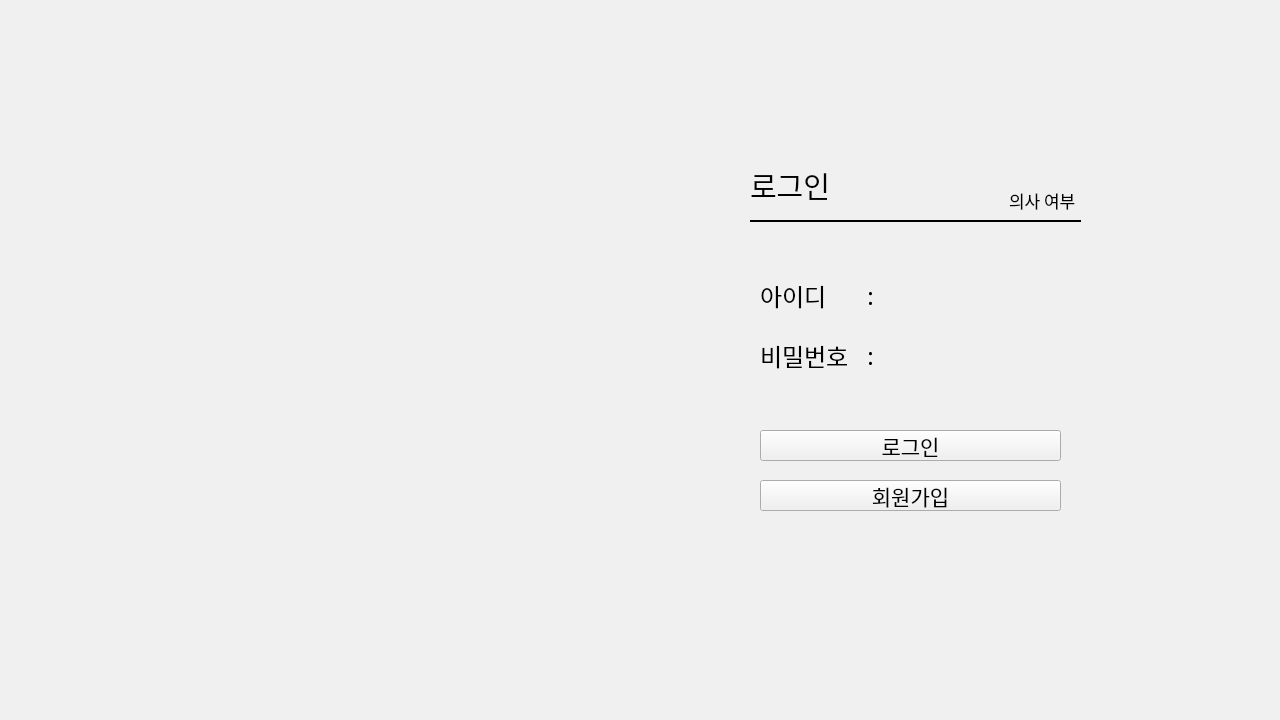
<?xml version="1.0" encoding="UTF-8"?>
<ui version="4.0">
 <class>MainWindow</class>
 <widget class="QMainWindow" name="MainWindow">
  <property name="geometry">
   <rect>
    <x>0</x>
    <y>0</y>
    <width>1280</width>
    <height>720</height>
   </rect>
  </property>
  <property name="windowTitle">
   <string>MainWindow</string>
  </property>
  <property name="styleSheet">
   <string notr="true">image: url(:/path2/login_background.png);

background-color: rgb(240, 240, 240);</string>
  </property>
  <widget class="QWidget" name="centralwidget">
   <widget class="QLabel" name="fix_label_4">
    <property name="geometry">
     <rect>
      <x>700</x>
      <y>90</y>
      <width>421</width>
      <height>521</height>
     </rect>
    </property>
    <property name="text">
     <string/>
    </property>
    <property name="pixmap">
     <pixmap>images/login_background_2.png</pixmap>
    </property>
    <property name="scaledContents">
     <bool>true</bool>
    </property>
   </widget>
   <widget class="QLabel" name="fix_label">
    <property name="geometry">
     <rect>
      <x>130</x>
      <y>170</y>
      <width>521</width>
      <height>81</height>
     </rect>
    </property>
    <property name="text">
     <string/>
    </property>
    <property name="pixmap">
     <pixmap>images/Balance.png</pixmap>
    </property>
    <property name="scaledContents">
     <bool>false</bool>
    </property>
   </widget>
   <widget class="QLabel" name="fix_label_2">
    <property name="geometry">
     <rect>
      <x>130</x>
      <y>290</y>
      <width>521</width>
      <height>81</height>
     </rect>
    </property>
    <property name="text">
     <string/>
    </property>
    <property name="pixmap">
     <pixmap>images/Rehabilitation.png</pixmap>
    </property>
    <property name="scaledContents">
     <bool>false</bool>
    </property>
    <property name="wordWrap">
     <bool>false</bool>
    </property>
    <property name="openExternalLinks">
     <bool>false</bool>
    </property>
   </widget>
   <widget class="QLabel" name="fix_label_3">
    <property name="geometry">
     <rect>
      <x>130</x>
      <y>400</y>
      <width>521</width>
      <height>101</height>
     </rect>
    </property>
    <property name="text">
     <string/>
    </property>
    <property name="pixmap">
     <pixmap>images/Training.png</pixmap>
    </property>
    <property name="scaledContents">
     <bool>false</bool>
    </property>
   </widget>
   <widget class="QLabel" name="fix_label_5">
    <property name="geometry">
     <rect>
      <x>750</x>
      <y>170</y>
      <width>121</width>
      <height>31</height>
     </rect>
    </property>
    <property name="font">
     <font>
      <family>Noto Sans KR Medium</family>
      <pointsize>22</pointsize>
     </font>
    </property>
    <property name="styleSheet">
     <string notr="true">background-color: rgba(255, 255, 255, 0);</string>
    </property>
    <property name="text">
     <string>로그인</string>
    </property>
   </widget>
   <widget class="QLabel" name="fix_label_6">
    <property name="geometry">
     <rect>
      <x>760</x>
      <y>280</y>
      <width>101</width>
      <height>31</height>
     </rect>
    </property>
    <property name="font">
     <font>
      <family>Noto Sans KR Medium</family>
      <pointsize>18</pointsize>
     </font>
    </property>
    <property name="styleSheet">
     <string notr="true">background-color: rgba(255, 255, 255, 0);</string>
    </property>
    <property name="text">
     <string>아이디</string>
    </property>
   </widget>
   <widget class="QLabel" name="fix_label_8">
    <property name="geometry">
     <rect>
      <x>760</x>
      <y>340</y>
      <width>101</width>
      <height>31</height>
     </rect>
    </property>
    <property name="font">
     <font>
      <family>Noto Sans KR Medium</family>
      <pointsize>18</pointsize>
     </font>
    </property>
    <property name="styleSheet">
     <string notr="true">background-color: rgba(255, 255, 255, 0);</string>
    </property>
    <property name="text">
     <string>비밀번호</string>
    </property>
   </widget>
   <widget class="QLabel" name="fix_label_7">
    <property name="geometry">
     <rect>
      <x>860</x>
      <y>280</y>
      <width>21</width>
      <height>31</height>
     </rect>
    </property>
    <property name="font">
     <font>
      <family>Noto Sans KR Medium</family>
      <pointsize>18</pointsize>
     </font>
    </property>
    <property name="styleSheet">
     <string notr="true">background-color: rgba(255, 255, 255, 0);</string>
    </property>
    <property name="text">
     <string>:</string>
    </property>
    <property name="alignment">
     <set>Qt::AlignCenter</set>
    </property>
   </widget>
   <widget class="QLabel" name="fix_label_9">
    <property name="geometry">
     <rect>
      <x>860</x>
      <y>340</y>
      <width>21</width>
      <height>31</height>
     </rect>
    </property>
    <property name="font">
     <font>
      <family>Noto Sans KR Medium</family>
      <pointsize>18</pointsize>
     </font>
    </property>
    <property name="styleSheet">
     <string notr="true">background-color: rgba(255, 255, 255, 0);</string>
    </property>
    <property name="text">
     <string>:</string>
    </property>
    <property name="alignment">
     <set>Qt::AlignCenter</set>
    </property>
   </widget>
   <widget class="QTextEdit" name="id_label">
    <property name="geometry">
     <rect>
      <x>890</x>
      <y>280</y>
      <width>181</width>
      <height>31</height>
     </rect>
    </property>
    <property name="font">
     <font>
      <pointsize>14</pointsize>
     </font>
    </property>
    <property name="styleSheet">
     <string notr="true">background-color: rgba(255, 255, 255, 0);</string>
    </property>
    <property name="verticalScrollBarPolicy">
     <enum>Qt::ScrollBarAlwaysOff</enum>
    </property>
    <property name="horizontalScrollBarPolicy">
     <enum>Qt::ScrollBarAlwaysOff</enum>
    </property>
   </widget>
   <widget class="QTextEdit" name="pass_label">
    <property name="geometry">
     <rect>
      <x>890</x>
      <y>340</y>
      <width>181</width>
      <height>31</height>
     </rect>
    </property>
    <property name="font">
     <font>
      <pointsize>14</pointsize>
     </font>
    </property>
    <property name="styleSheet">
     <string notr="true">background-color: rgba(255, 255, 255, 0);</string>
    </property>
    <property name="verticalScrollBarPolicy">
     <enum>Qt::ScrollBarAlwaysOff</enum>
    </property>
    <property name="horizontalScrollBarPolicy">
     <enum>Qt::ScrollBarAlwaysOff</enum>
    </property>
   </widget>
   <widget class="Line" name="line">
    <property name="geometry">
     <rect>
      <x>750</x>
      <y>220</y>
      <width>331</width>
      <height>2</height>
     </rect>
    </property>
    <property name="styleSheet">
     <string notr="true">background-color: rgba(255, 255, 255, 0);
border:2px solid rgb(0,0,0);</string>
    </property>
    <property name="orientation">
     <enum>Qt::Horizontal</enum>
    </property>
   </widget>
   <widget class="QPushButton" name="login_button">
    <property name="geometry">
     <rect>
      <x>760</x>
      <y>430</y>
      <width>301</width>
      <height>31</height>
     </rect>
    </property>
    <property name="font">
     <font>
      <family>Noto Sans KR Medium</family>
      <pointsize>16</pointsize>
     </font>
    </property>
    <property name="text">
     <string>로그인</string>
    </property>
   </widget>
   <widget class="QPushButton" name="join_button">
    <property name="geometry">
     <rect>
      <x>760</x>
      <y>480</y>
      <width>301</width>
      <height>31</height>
     </rect>
    </property>
    <property name="font">
     <font>
      <family>Noto Sans KR Medium</family>
      <pointsize>16</pointsize>
     </font>
    </property>
    <property name="text">
     <string>회원가입</string>
    </property>
   </widget>
   <widget class="QCheckBox" name="checkBox">
    <property name="geometry">
     <rect>
      <x>990</x>
      <y>190</y>
      <width>91</width>
      <height>21</height>
     </rect>
    </property>
    <property name="font">
     <font>
      <family>Noto Sans KR Medium</family>
      <pointsize>13</pointsize>
     </font>
    </property>
    <property name="styleSheet">
     <string notr="true">background-color: rgba(255, 255, 255, 0);</string>
    </property>
    <property name="text">
     <string>의사 여부</string>
    </property>
   </widget>
  </widget>
 </widget>
 <tabstops>
  <tabstop>id_label</tabstop>
  <tabstop>pass_label</tabstop>
  <tabstop>login_button</tabstop>
  <tabstop>join_button</tabstop>
 </tabstops>
 <resources/>
 <connections/>
</ui>
